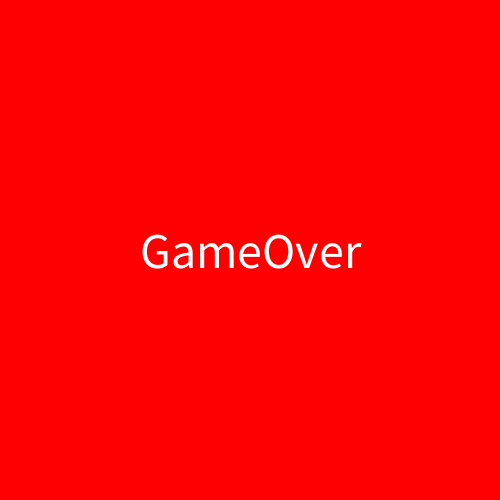
Frame 1 (no input)
Frame 60 (the mouse pressed at the canvas centre just before this capture): identical to frame 1, image omitted
Frame 120 (the mouse held since frame 60 and released just before this capture): identical to frame 1, image omitted

The Processing sketch that drew this single still picture (run headless with seeded random() and noise(); from frame 60 on, the mouse is pressed at the canvas centre):

// Processing sketch: step01_2_gameOver_show_3_seconds_you_can_use_int_T_not_delay
// ── step01_2_gameOver_show_3_seconds_you_can_use_int_T_not_delay.pde
//Q2: delay(ms)不能用,但如何讓讓 GameOver出現3秒?
//當然,也不能用 Java 的 sleep(秒)
void setup(){
  size(500,500);
  textAlign(CENTER,CENTER);
  textSize(50);
}
int T=180;//1秒=60frame,180frame=3秒
void draw(){
  background(255);
  if(T>0){
    background(255,0,0);
    text("GameOver", width/2, height/2);
    T--;
  }
}
